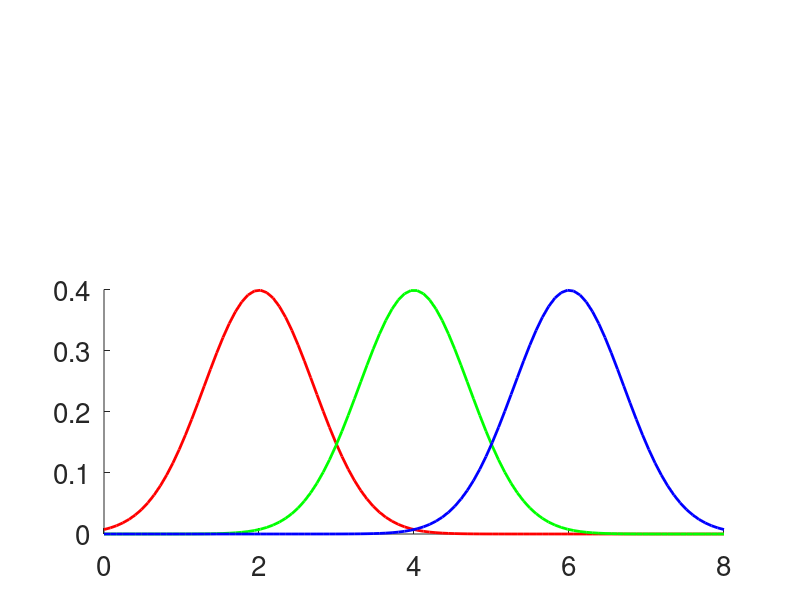

The MATLAB script that drew this image: (Note: this script raises an error after producing the figure.)
% DEMBASISSAMPLE Do a simple demo of a basis function.

% GPSIM

lengthScale = 1;
locationParams = [2 4 6];
numPoints = 100;
numFuncs = 3;


fontName = 'vera';
randn('seed', 1e6)
rand('seed', 1e6)

minLim = min(locationParams)-2*lengthScale;
maxLim = max(locationParams)+2*lengthScale;

colors = {'r', 'g', 'b'};

figure
hold on
basisFunctions = zeros(numPoints, length(locationParams));
t = linspace(minLim, maxLim, numPoints)';
for i = 1:length(locationParams)
  tcentred = t - locationParams(i);
  basisFunctions(:, i) = exp(-tcentred.*tcentred/((lengthScale^2)))/(sqrt(2*pi)*lengthScale);
  a = plot(t, basisFunctions(:, i), colors{i});
  set(a, 'linewidth', 2);  
end
pos = get(gca, 'position');
origpos = pos;
%pos(3) = pos(3)/2;
pos(4) = pos(4)/2;
set(gca, 'position', pos);
%set(gca, 'fontname', fontName);
set(gca, 'fontsize', 20);
printPlot(['demBasisSample', num2str(0)], '../tex/diagrams/', '../html/')



decays = [0.01 0.1 1]
sensitivity = [1 1 1]
mrnaBasisFunctions = zeros(numPoints, length(decays), length(locationParams));
sigma2 = lengthScale*lengthScale;
for i = 1:length(decays)
  figure
  hold on
  for j = 1:length(locationParams);
    decays2=decays(i)*decays(i);
    tcentred = t - locationParams(j);
    mrnaBasisFunctions(:, i, j) = exp(...
        (decays2*sigma2/4 - decays(i)*(t-locationParams(j))) ...
        +lnDiffCumGaussian(2/sqrt(2)*repmat( ...
            (decays(i)*sigma2 + locationParams(j))/lengthScale, ...
                           size(t, 1), size(t, 2)),...
        -2/sqrt(2)*(t - decays(i)*sigma2 - locationParams(j))/lengthScale));
    a = plot(t, mrnaBasisFunctions(:, i, j), colors{j});
    set(a, 'linewidth', 2);  
  end
  pos = get(gca, 'position');
  origpos = pos;
  %pos(3) = pos(3)/2;
  pos(4) = pos(4)/2;
  set(gca, 'position', pos);
  %set(gca, 'fontname', fontName);
  set(gca, 'fontsize', 20);
  printPlot(['demBasisSample', num2str(0), '_', num2str(i)], '../tex/diagrams/', '../html/')
end
  
w = randn(length(locationParams), numFuncs);
for i=1:numFuncs
  figure
  f = basisFunctions*w(:, i);
  a = plot(t, f, 'b');
  set(a, 'linewidth', 2);  
  pos = get(gca, 'position');
  origpos = pos;
  pos(4) = pos(4)/2;
  set(gca, 'position', pos);
  disp(w(:, i))
  set(a, 'linewidth', 2);
  %set(gca, 'fontname', fontName);
  set(gca, 'fontsize', 20);
  printPlot(['demBasisSample', num2str(i)], '../tex/diagrams/', '../html/')
end


for i=1:length(decays)
  for j=1:numFuncs
    figure
    f = squeeze(mrnaBasisFunctions(:, i, :))*w(:, j);
    a = plot(t, f, 'b');
    set(a, 'linewidth', 2);  
    pos = get(gca, 'position');
    origpos = pos;
    pos(4) = pos(4)/2;
    set(gca, 'position', pos);
    set(a, 'linewidth', 2);
    %set(gca, 'fontname', fontName);
    set(gca, 'fontsize', 20);
    printPlot(['demBasisSample', num2str(j), '_', num2str(i)], '../tex/diagrams/', '../html/')
  end
end
